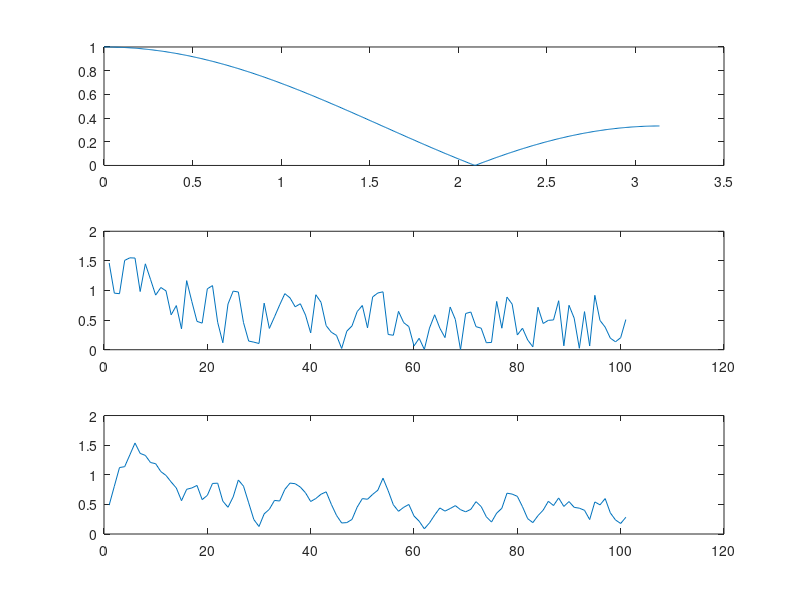

MATLAB code for this plot:
clc;
clear all;
close all;
b=[1/3 1/3 1/3];
a=[1 0 0];
n=512;
[h w]=freqz(b,a,n);
subplot(3,1,1),plot(w,abs(h));
n=0:100;
u=n>=0;
x=(((0.9).^n).*u)+rand(1,101);
y=filter(b,a,x);
subplot(3,1,2),plot(x);
subplot(3,1,3),plot(y);